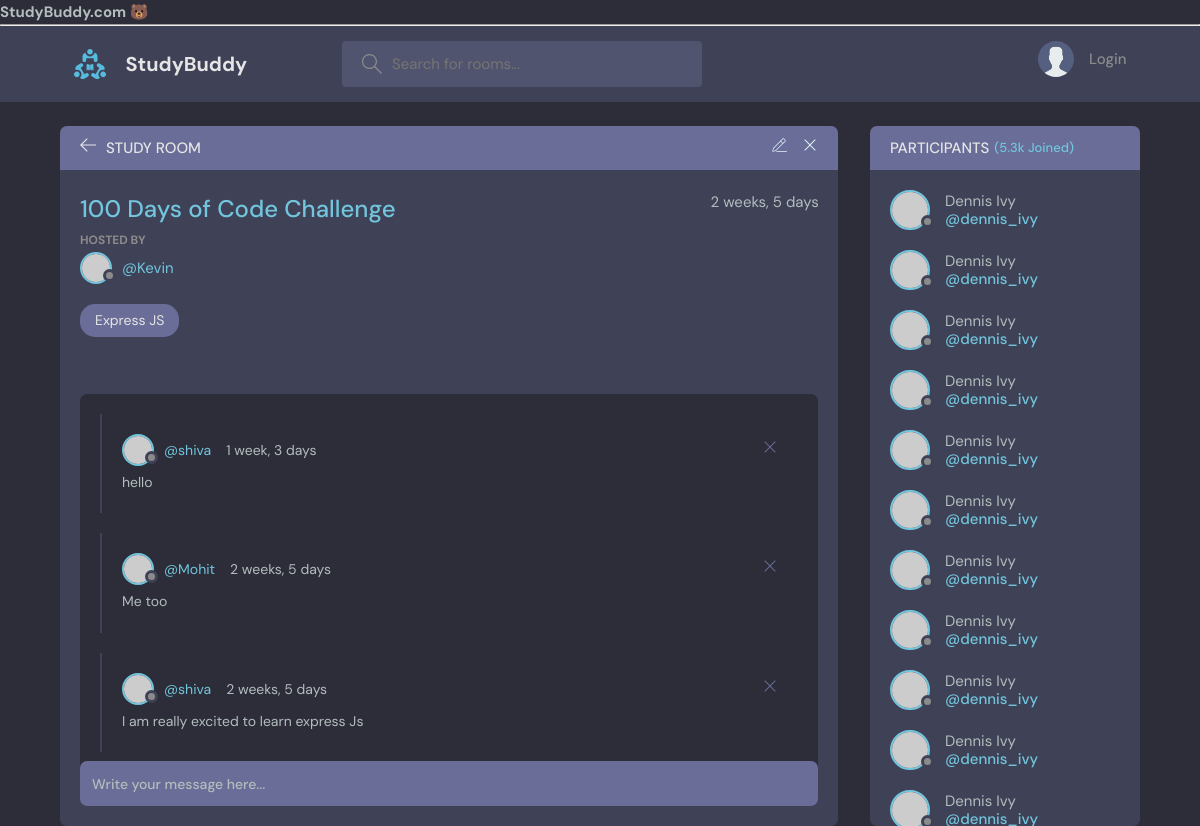
Before: /room/7/ with the older database file.
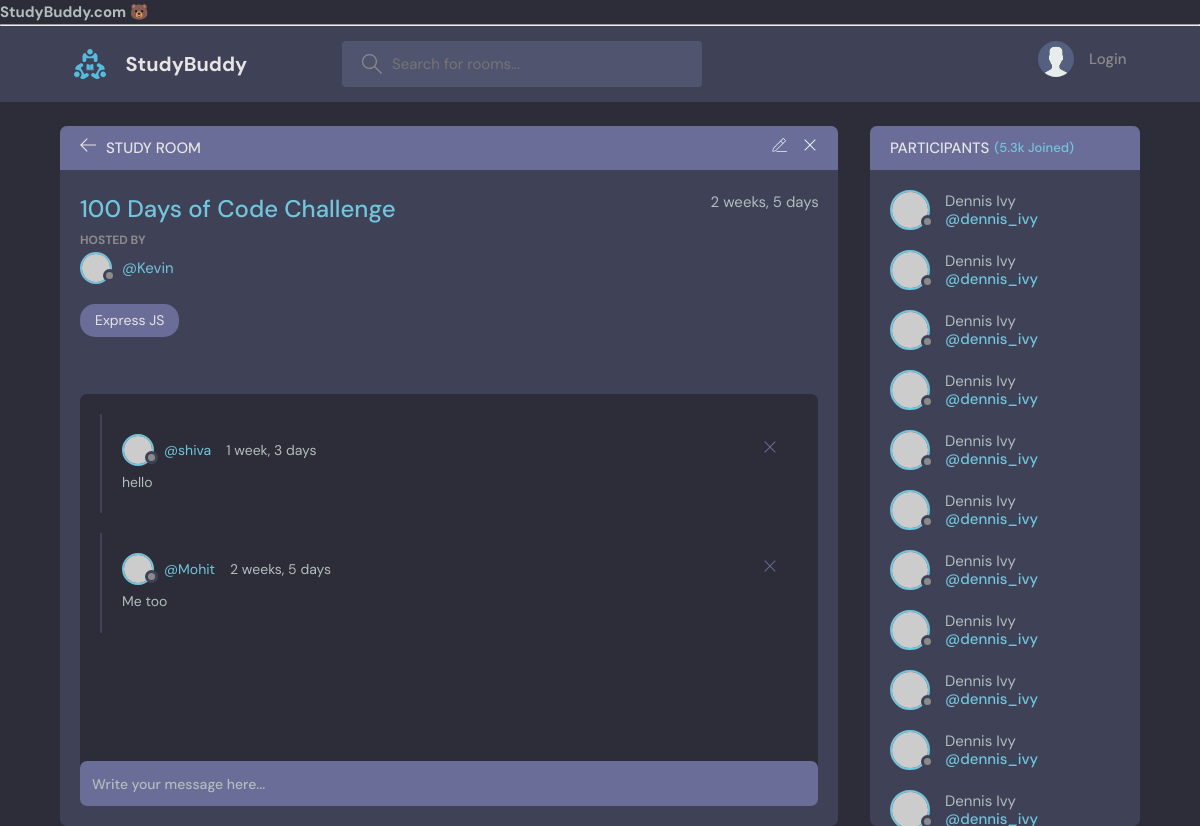
After: the same page with the newer database file.
### base/models.py (models this page shows, shortened)
class Message(models.Model):
    user = models.ForeignKey(User,on_delete=models.CASCADE)
    room = models.ForeignKey(Room,on_delete=models.CASCADE)
    body = models.TextField()
    updated = models.DateTimeField(auto_now=True)
    created = models.DateTimeField(auto_now_add=True)
    class Meta:
        ordering=["-updated","-created"]

### base/views.py (the view, shortened to what this page needs)
# urls.py: path("room/<str:pk>/",views.room,name="room"),
def room(request,pk):
    room = Room.objects.get(id=pk)
    room_messages = room.message_set.all().order_by("-created")
    participants = room.participants.all()
    context = {"room":room,"room_messages":room_messages,"participants":participants}
    return render(request,"base/Room.html",context)

### base/models.py (called while the page is built)
    def __str__(self):
        return self.name

### base/Templates/base/Room.html (shortened to what the changed rows need)
 {% extends "Main.html"%}
  {% load static %}
{% block content %}
    <main class="profile-page layout layout--2">
      <div class="container">
        <div class="room">
          <div class="room__box scroll">
            <div class="room__conversation">
              <div class="threads scroll">
              {% for message in room_messages %}
                <div class="thread">
                  <div class="thread__top">
                    <div class="thread__author">
                      <a href="{% url 'user-profile' message.user.id %}" class="thread__authorInfo">
                        <div class="avatar avatar--small">
                          <img src="https://randomuser.me/api/portraits/men/37.jpg" />
                        </div>
                        <span>@{{message.user}}</span>
                      </a>
                      <span class="thread__date">{{message.created | timesince}}</span>
                    </div>
                    <div class="thread__delete">
                      <svg version="1.1" xmlns="http://www.w3.org/2000/svg" width="32" height="32" viewBox="0 0 32 32">
                        <title>remove</title>
                        <path
                          d="M27.314 6.019l-1.333-1.333-9.98 9.981-9.981-9.981-1.333 1.333 9.981 9.981-9.981 9.98 1.333 1.333 9.981-9.98 9.98 9.98 1.333-1.333-9.98-9.98 9.98-9.981z"
                        ></path>
                      </svg>
                    </div>
                  </div>
                  <div class="thread__details">
                   {{message.body}}
                  </div>
                </div>
              {% endfor %}
              </div>
            </div>
          </div>
        </div>
      </div>
    </main>
{% endblock %}

Changed rows visible on the page:
removed Message: user "shiva", created "2 weeks, 5 days", body "I am really excited to learn express Js"
